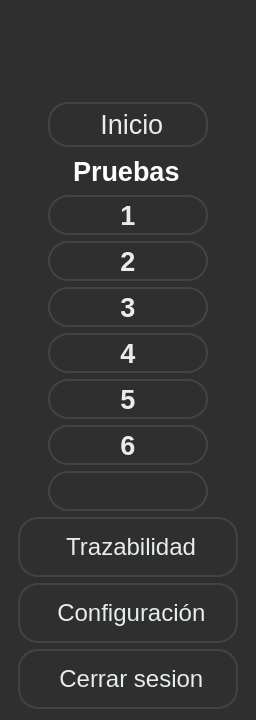
     <widget class="QWidget" name="sidebar" native="true">
      <property name="minimumSize">
       <size>
        <width>256</width>
        <height>720</height>
       </size>
      </property>
      <property name="maximumSize">
       <size>
        <width>256</width>
        <height>768</height>
       </size>
      </property>
      <property name="styleSheet">
       <string notr="true">QWidget{
background-color: rgb(47, 47, 47);

}



QPushButton {
	color: rgb(231, 236, 237);
	background-color: rgb(47, 47, 47);

     border: 2px solid rgb(67, 67, 67); /* Borde para el QStackedWidget */
    border-radius: 20px; /* Bordes redondeados solo para el QStackedWidget */
    padding: 5px; /* Opcional: agrega espacio interno */
}</string>
      </property>
      <layout class="QVBoxLayout" name="verticalLayout">
       <item>
        <layout class="QHBoxLayout" name="horizontalLayout_9">
         <item>
          <spacer name="horizontalSpacer">
           <property name="orientation">
            <enum>Qt::Horizontal</enum>
           </property>
           <property name="sizeType">
            <enum>QSizePolicy::Fixed</enum>
           </property>
           <property name="sizeHint" stdset="0">
            <size>
             <width>20</width>
             <height>17</height>
            </size>
           </property>
          </spacer>
         </item>
         <item>
          <widget class="QLabel" name="lblLogo">
           <property name="minimumSize">
            <size>
             <width>190</width>
             <height>70</height>
            </size>
           </property>
           <property name="maximumSize">
            <size>
             <width>190</width>
             <height>80</height>
            </size>
           </property>
           <property name="text">
            <string/>
           </property>
           <property name="pixmap">
            <pixmap resource="../resources/resources.qrc">:/resources/vectorseek.com-Nidec Logo Vector.png</pixmap>
           </property>
           <property name="scaledContents">
            <bool>true</bool>
           </property>
          </widget>
         </item>
         <item>
          <spacer name="horizontalSpacer_2">
           <property name="orientation">
            <enum>Qt::Horizontal</enum>
           </property>
           <property name="sizeType">
            <enum>QSizePolicy::Fixed</enum>
           </property>
           <property name="sizeHint" stdset="0">
            <size>
             <width>21</width>
             <height>17</height>
            </size>
           </property>
          </spacer>
         </item>
        </layout>
       </item>
       <item>
        <spacer name="verticalSpacer">
         <property name="orientation">
          <enum>Qt::Vertical</enum>
         </property>
         <property name="sizeType">
          <enum>QSizePolicy::Fixed</enum>
         </property>
         <property name="sizeHint" stdset="0">
          <size>
           <width>20</width>
           <height>15</height>
          </size>
         </property>
        </spacer>
       </item>
       <item>
        <layout class="QHBoxLayout" name="horizontalLayout_39">
         <item>
          <spacer name="horizontalSpacer_9">
           <property name="orientation">
            <enum>Qt::Horizontal</enum>
           </property>
           <property name="sizeHint" stdset="0">
            <size>
             <width>40</width>
             <height>20</height>
            </size>
           </property>
          </spacer>
         </item>
         <item>
          <widget class="QPushButton" name="btnInicializar">
           <property name="minimumSize">
            <size>
             <width>160</width>
             <height>45</height>
            </size>
           </property>
           <property name="maximumSize">
            <size>
             <width>160</width>
             <height>16777215</height>
            </size>
           </property>
           <property name="font">
            <font>
             <pointsize>20</pointsize>
            </font>
           </property>
           <property name="cursor">
            <cursorShape>PointingHandCursor</cursorShape>
           </property>
           <property name="toolTip">
            <string>Volver al inicio</string>
           </property>
           <property name="styleSheet">
            <string notr="true">color: rgb(231, 236, 237);</string>
           </property>
           <property name="text">
            <string> Inicio</string>
           </property>
           <property name="icon">
            <iconset resource="../resources/resources.qrc">
             <normaloff>:/resources/home.png</normaloff>:/resources/home.png</iconset>
           </property>
           <property name="iconSize">
            <size>
             <width>32</width>
             <height>32</height>
            </size>
           </property>
           <property name="checkable">
            <bool>true</bool>
           </property>
          </widget>
         </item>
         <item>
          <spacer name="horizontalSpacer_10">
           <property name="orientation">
            <enum>Qt::Horizontal</enum>
           </property>
           <property name="sizeHint" stdset="0">
            <size>
             <width>40</width>
             <height>20</height>
            </size>
           </property>
          </spacer>
         </item>
        </layout>
       </item>
       <item>
        <layout class="QHBoxLayout" name="horizontalLayout">
         <item>
          <spacer name="horizontalSpacer_12">
           <property name="orientation">
            <enum>Qt::Horizontal</enum>
           </property>
           <property name="sizeHint" stdset="0">
            <size>
             <width>40</width>
             <height>20</height>
            </size>
           </property>
          </spacer>
         </item>
         <item>
          <widget class="QLabel" name="label">
           <property name="minimumSize">
            <size>
             <width>110</width>
             <height>30</height>
            </size>
           </property>
           <property name="maximumSize">
            <size>
             <width>120</width>
             <height>40</height>
            </size>
           </property>
           <property name="font">
            <font>
             <pointsize>20</pointsize>
             <weight>75</weight>
             <bold>true</bold>
            </font>
           </property>
           <property name="styleSheet">
            <string notr="true">color: rgb(255, 255, 255);</string>
           </property>
           <property name="text">
            <string>Pruebas</string>
           </property>
          </widget>
         </item>
         <item>
          <spacer name="horizontalSpacer_11">
           <property name="orientation">
            <enum>Qt::Horizontal</enum>
           </property>
           <property name="sizeHint" stdset="0">
            <size>
             <width>40</width>
             <height>20</height>
            </size>
           </property>
          </spacer>
         </item>
        </layout>
       </item>
       <item>
        <layout class="QHBoxLayout" name="horizontalLayout_2">
         <property name="spacing">
          <number>0</number>
         </property>
         <item>
          <spacer name="horizontalSpacer_14">
           <property name="orientation">
            <enum>Qt::Horizontal</enum>
           </property>
           <property name="sizeHint" stdset="0">
            <size>
             <width>40</width>
             <height>20</height>
            </size>
           </property>
          </spacer>
         </item>
         <item>
          <widget class="QPushButton" name="btnPrueba1">
           <property name="minimumSize">
            <size>
             <width>160</width>
             <height>30</height>
            </size>
           </property>
           <property name="maximumSize">
            <size>
             <width>120</width>
             <height>40</height>
            </size>
           </property>
           <property name="font">
            <font>
             <pointsize>20</pointsize>
             <weight>75</weight>
             <bold>true</bold>
            </font>
           </property>
           <property name="styleSheet">
            <string notr="true">color: rgb(231, 236, 237);</string>
           </property>
           <property name="text">
            <string>1</string>
           </property>
           <property name="iconSize">
            <size>
             <width>35</width>
             <height>35</height>
            </size>
           </property>
           <property name="checkable">
            <bool>true</bool>
           </property>
          </widget>
         </item>
         <item>
          <spacer name="horizontalSpacer_13">
           <property name="orientation">
            <enum>Qt::Horizontal</enum>
           </property>
           <property name="sizeHint" stdset="0">
            <size>
             <width>40</width>
             <height>20</height>
            </size>
           </property>
          </spacer>
         </item>
        </layout>
       </item>
       <item>
        <layout class="QHBoxLayout" name="horizontalLayout_3">
         <property name="spacing">
          <number>0</number>
         </property>
         <item>
          <spacer name="horizontalSpacer_15">
           <property name="orientation">
            <enum>Qt::Horizontal</enum>
           </property>
           <property name="sizeHint" stdset="0">
            <size>
             <width>40</width>
             <height>20</height>
            </size>
           </property>
          </spacer>
         </item>
         <item>
          <widget class="QPushButton" name="btnPrueba2">
           <property name="minimumSize">
            <size>
             <width>160</width>
             <height>30</height>
            </size>
           </property>
           <property name="maximumSize">
            <size>
             <width>120</width>
             <height>40</height>
            </size>
           </property>
           <property name="font">
            <font>
             <pointsize>20</pointsize>
             <weight>75</weight>
             <bold>true</bold>
            </font>
           </property>
           <property name="styleSheet">
            <string notr="true">color: rgb(231, 236, 237);


QPushButton {
	color: rgb(231, 236, 237);
	background-color: rgb(47, 47, 47);

     border: 2px solid rgb(67, 67, 67); /* Borde para el QStackedWidget */
    border-radius: 20px; /* Bordes redondeados solo para el QStackedWidget */
    padding: 5px; /* Opcional: agrega espacio interno */
}</string>
           </property>
           <property name="text">
            <string>2</string>
           </property>
           <property name="iconSize">
            <size>
             <width>35</width>
             <height>35</height>
            </size>
           </property>
           <property name="checkable">
            <bool>true</bool>
           </property>
          </widget>
         </item>
         <item>
          <spacer name="horizontalSpacer_16">
           <property name="orientation">
            <enum>Qt::Horizontal</enum>
           </property>
           <property name="sizeHint" stdset="0">
            <size>
             <width>40</width>
             <height>20</height>
            </size>
           </property>
          </spacer>
         </item>
        </layout>
       </item>
       <item>
        <layout class="QHBoxLayout" name="horizontalLayout_4">
         <property name="spacing">
          <number>0</number>
         </property>
         <item>
          <spacer name="horizontalSpacer_18">
           <property name="orientation">
            <enum>Qt::Horizontal</enum>
           </property>
           <property name="sizeHint" stdset="0">
            <size>
             <width>40</width>
             <height>20</height>
            </size>
           </property>
          </spacer>
         </item>
         <item>
          <widget class="QPushButton" name="btnPrueba3">
           <property name="minimumSize">
            <size>
             <width>160</width>
             <height>30</height>
            </size>
           </property>
           <property name="maximumSize">
            <size>
             <width>120</width>
             <height>40</height>
            </size>
           </property>
           <property name="font">
            <font>
             <pointsize>20</pointsize>
             <weight>75</weight>
             <bold>true</bold>
            </font>
           </property>
           <property name="styleSheet">
            <string notr="true">color: rgb(231, 236, 237);</string>
           </property>
           <property name="text">
            <string>3</string>
           </property>
           <property name="iconSize">
            <size>
             <width>35</width>
             <height>35</height>
            </size>
           </property>
           <property name="checkable">
            <bool>true</bool>
           </property>
          </widget>
         </item>
         <item>
          <spacer name="horizontalSpacer_17">
           <property name="orientation">
            <enum>Qt::Horizontal</enum>
           </property>
           <property name="sizeHint" stdset="0">
            <size>
             <width>40</width>
             <height>20</height>
            </size>
           </property>
          </spacer>
         </item>
        </layout>
       </item>
       <item>
        <layout class="QHBoxLayout" name="horizontalLayout_5">
         <property name="spacing">
          <number>0</number>
         </property>
         <item>
          <spacer name="horizontalSpacer_19">
           <property name="orientation">
            <enum>Qt::Horizontal</enum>
           </property>
           <property name="sizeHint" stdset="0">
            <size>
             <width>40</width>
             <height>20</height>
            </size>
           </property>
          </spacer>
         </item>
         <item>
          <widget class="QPushButton" name="btnPrueba4">
           <property name="minimumSize">
            <size>
             <width>160</width>
             <height>30</height>
            </size>
           </property>
           <property name="maximumSize">
            <size>
             <width>120</width>
             <height>40</height>
            </size>
           </property>
           <property name="font">
            <font>
             <pointsize>20</pointsize>
             <weight>75</weight>
             <bold>true</bold>
            </font>
           </property>
           <property name="styleSheet">
            <string notr="true">color: rgb(231, 236, 237);</string>
           </property>
           <property name="text">
            <string>4</string>
           </property>
           <property name="iconSize">
            <size>
             <width>35</width>
             <height>35</height>
            </size>
           </property>
           <property name="checkable">
            <bool>true</bool>
           </property>
          </widget>
         </item>
         <item>
          <spacer name="horizontalSpacer_20">
           <property name="orientation">
            <enum>Qt::Horizontal</enum>
           </property>
           <property name="sizeHint" stdset="0">
            <size>
             <width>40</width>
             <height>20</height>
            </size>
           </property>
          </spacer>
         </item>
        </layout>
       </item>
       <item>
        <layout class="QHBoxLayout" name="horizontalLayout_6">
         <property name="spacing">
          <number>0</number>
         </property>
         <item>
          <spacer name="horizontalSpacer_22">
           <property name="orientation">
            <enum>Qt::Horizontal</enum>
           </property>
           <property name="sizeHint" stdset="0">
            <size>
             <width>40</width>
             <height>20</height>
            </size>
           </property>
          </spacer>
         </item>
         <item>
          <widget class="QPushButton" name="btnPrueba5">
           <property name="minimumSize">
            <size>
             <width>160</width>
             <height>30</height>
            </size>
           </property>
           <property name="maximumSize">
            <size>
             <width>120</width>
             <height>40</height>
            </size>
           </property>
           <property name="font">
            <font>
             <pointsize>20</pointsize>
             <weight>75</weight>
             <bold>true</bold>
            </font>
           </property>
           <property name="styleSheet">
            <string notr="true">color: rgb(231, 236, 237);</string>
           </property>
           <property name="text">
            <string>5</string>
           </property>
           <property name="iconSize">
            <size>
             <width>35</width>
             <height>35</height>
            </size>
           </property>
           <property name="checkable">
            <bool>true</bool>
           </property>
          </widget>
         </item>
         <item>
          <spacer name="horizontalSpacer_21">
           <property name="orientation">
            <enum>Qt::Horizontal</enum>
           </property>
           <property name="sizeHint" stdset="0">
            <size>
             <width>40</width>
             <height>20</height>
            </size>
           </property>
          </spacer>
         </item>
        </layout>
       </item>
       <item>
        <layout class="QHBoxLayout" name="horizontalLayout_7">
         <property name="spacing">
          <number>0</number>
         </property>
         <item>
          <spacer name="horizontalSpacer_23">
           <property name="orientation">
            <enum>Qt::Horizontal</enum>
           </property>
           <property name="sizeHint" stdset="0">
            <size>
             <width>40</width>
             <height>20</height>
            </size>
           </property>
          </spacer>
         </item>
         <item>
          <widget class="QPushButton" name="btnPrueba6">
           <property name="minimumSize">
            <size>
             <width>160</width>
             <height>30</height>
            </size>
           </property>
           <property name="maximumSize">
            <size>
             <width>120</width>
             <height>40</height>
            </size>
           </property>
           <property name="font">
            <font>
             <pointsize>20</pointsize>
             <weight>75</weight>
             <bold>true</bold>
            </font>
           </property>
           <property name="styleSheet">
            <string notr="true">color: rgb(231, 236, 237);</string>
           </property>
           <property name="text">
            <string>6</string>
           </property>
           <property name="iconSize">
            <size>
             <width>35</width>
             <height>35</height>
            </size>
           </property>
           <property name="checkable">
            <bool>true</bool>
           </property>
          </widget>
         </item>
         <item>
          <spacer name="horizontalSpacer_24">
           <property name="orientation">
            <enum>Qt::Horizontal</enum>
           </property>
           <property name="sizeHint" stdset="0">
            <size>
             <width>40</width>
             <height>20</height>
            </size>
           </property>
          </spacer>
         </item>
        </layout>
       </item>
       <item>
        <layout class="QHBoxLayout" name="horizontalLayout_8">
         <property name="spacing">
          <number>0</number>
         </property>
         <item>
          <spacer name="horizontalSpacer_26">
           <property name="orientation">
            <enum>Qt::Horizontal</enum>
           </property>
           <property name="sizeHint" stdset="0">
            <size>
             <width>40</width>
             <height>20</height>
            </size>
           </property>
          </spacer>
         </item>
         <item>
          <widget class="QPushButton" name="btnResultados">
           <property name="minimumSize">
            <size>
             <width>160</width>
             <height>30</height>
            </size>
           </property>
           <property name="maximumSize">
            <size>
             <width>120</width>
             <height>40</height>
            </size>
           </property>
           <property name="font">
            <font>
             <pointsize>20</pointsize>
            </font>
           </property>
           <property name="styleSheet">
            <string notr="true">color: rgb(231, 236, 237);</string>
           </property>
           <property name="text">
            <string/>
           </property>
           <property name="icon">
            <iconset resource="../resources/resources.qrc">
             <normaloff>:/resources/clipboard.png</normaloff>:/resources/clipboard.png</iconset>
           </property>
           <property name="iconSize">
            <size>
             <width>32</width>
             <height>32</height>
            </size>
           </property>
           <property name="checkable">
            <bool>true</bool>
           </property>
          </widget>
         </item>
         <item>
          <spacer name="horizontalSpacer_25">
           <property name="orientation">
            <enum>Qt::Horizontal</enum>
           </property>
           <property name="sizeHint" stdset="0">
            <size>
             <width>40</width>
             <height>20</height>
            </size>
           </property>
          </spacer>
         </item>
        </layout>
       </item>
       <item>
        <layout class="QHBoxLayout" name="layoutbtnTrazabilidad">
         <property name="spacing">
          <number>0</number>
         </property>
         <item>
          <spacer name="horizontalSpacer_6">
           <property name="orientation">
            <enum>Qt::Horizontal</enum>
           </property>
           <property name="sizeHint" stdset="0">
            <size>
             <width>18</width>
             <height>20</height>
            </size>
           </property>
          </spacer>
         </item>
         <item>
          <widget class="QPushButton" name="btnTrazabilidad">
           <property name="minimumSize">
            <size>
             <width>220</width>
             <height>60</height>
            </size>
           </property>
           <property name="maximumSize">
            <size>
             <width>220</width>
             <height>70</height>
            </size>
           </property>
           <property name="font">
            <font>
             <pointsize>18</pointsize>
            </font>
           </property>
           <property name="cursor">
            <cursorShape>PointingHandCursor</cursorShape>
           </property>
           <property name="styleSheet">
            <string notr="true">color: rgb(231, 236, 237);</string>
           </property>
           <property name="text">
            <string> Trazabilidad</string>
           </property>
           <property name="icon">
            <iconset resource="../resources/resources.qrc">
             <normaloff>:/resources/document.png</normaloff>:/resources/document.png</iconset>
           </property>
           <property name="iconSize">
            <size>
             <width>32</width>
             <height>32</height>
            </size>
           </property>
           <property name="checkable">
            <bool>true</bool>
           </property>
          </widget>
         </item>
         <item>
          <spacer name="horizontalSpacer_5">
           <property name="orientation">
            <enum>Qt::Horizontal</enum>
           </property>
           <property name="sizeHint" stdset="0">
            <size>
             <width>18</width>
             <height>20</height>
            </size>
           </property>
          </spacer>
         </item>
        </layout>
       </item>
       <item>
        <layout class="QHBoxLayout" name="layoutbtnConfiguracion">
         <property name="spacing">
          <number>0</number>
         </property>
         <item>
          <spacer name="horizontalSpacer_4">
           <property name="orientation">
            <enum>Qt::Horizontal</enum>
           </property>
           <property name="sizeHint" stdset="0">
            <size>
             <width>18</width>
             <height>20</height>
            </size>
           </property>
          </spacer>
         </item>
         <item>
          <widget class="QPushButton" name="btnConfiguracion">
           <property name="minimumSize">
            <size>
             <width>220</width>
             <height>60</height>
            </size>
           </property>
           <property name="maximumSize">
            <size>
             <width>220</width>
             <height>70</height>
            </size>
           </property>
           <property name="font">
            <font>
             <pointsize>18</pointsize>
            </font>
           </property>
           <property name="cursor">
            <cursorShape>PointingHandCursor</cursorShape>
           </property>
           <property name="styleSheet">
            <string notr="true">color: rgb(231, 236, 237);</string>
           </property>
           <property name="text">
            <string> Configuración</string>
           </property>
           <property name="icon">
            <iconset resource="../resources/resources.qrc">
             <normaloff>:/resources/cogwheel.png</normaloff>:/resources/cogwheel.png</iconset>
           </property>
           <property name="iconSize">
            <size>
             <width>32</width>
             <height>32</height>
            </size>
           </property>
           <property name="checkable">
            <bool>true</bool>
           </property>
          </widget>
         </item>
         <item>
          <spacer name="horizontalSpacer_3">
           <property name="orientation">
            <enum>Qt::Horizontal</enum>
           </property>
           <property name="sizeHint" stdset="0">
            <size>
             <width>18</width>
             <height>20</height>
            </size>
           </property>
          </spacer>
         </item>
        </layout>
       </item>
       <item>
        <layout class="QHBoxLayout" name="layoutbtnConfiguracion_2">
         <property name="spacing">
          <number>0</number>
         </property>
         <item>
          <spacer name="horizontalSpacer_7">
           <property name="orientation">
            <enum>Qt::Horizontal</enum>
           </property>
           <property name="sizeHint" stdset="0">
            <size>
             <width>18</width>
             <height>20</height>
            </size>
           </property>
          </spacer>
         </item>
         <item>
          <widget class="QPushButton" name="btnLogout">
           <property name="minimumSize">
            <size>
             <width>220</width>
             <height>60</height>
            </size>
           </property>
           <property name="maximumSize">
            <size>
             <width>220</width>
             <height>70</height>
            </size>
           </property>
           <property name="font">
            <font>
             <pointsize>18</pointsize>
            </font>
           </property>
           <property name="cursor">
            <cursorShape>PointingHandCursor</cursorShape>
           </property>
           <property name="styleSheet">
            <string notr="true">color: rgb(231, 236, 237);</string>
           </property>
           <property name="text">
            <string> Cerrar sesion</string>
           </property>
           <property name="icon">
            <iconset resource="../resources/resources.qrc">
             <normaloff>:/resources/logout (1).png</normaloff>:/resources/logout (1).png</iconset>
           </property>
           <property name="iconSize">
            <size>
             <width>32</width>
             <height>32</height>
            </size>
           </property>
           <property name="checkable">
            <bool>true</bool>
           </property>
          </widget>
         </item>
         <item>
          <spacer name="horizontalSpacer_8">
           <property name="orientation">
            <enum>Qt::Horizontal</enum>
           </property>
           <property name="sizeHint" stdset="0">
            <size>
             <width>18</width>
             <height>20</height>
            </size>
           </property>
          </spacer>
         </item>
        </layout>
       </item>
      </layout>
     </widget>
